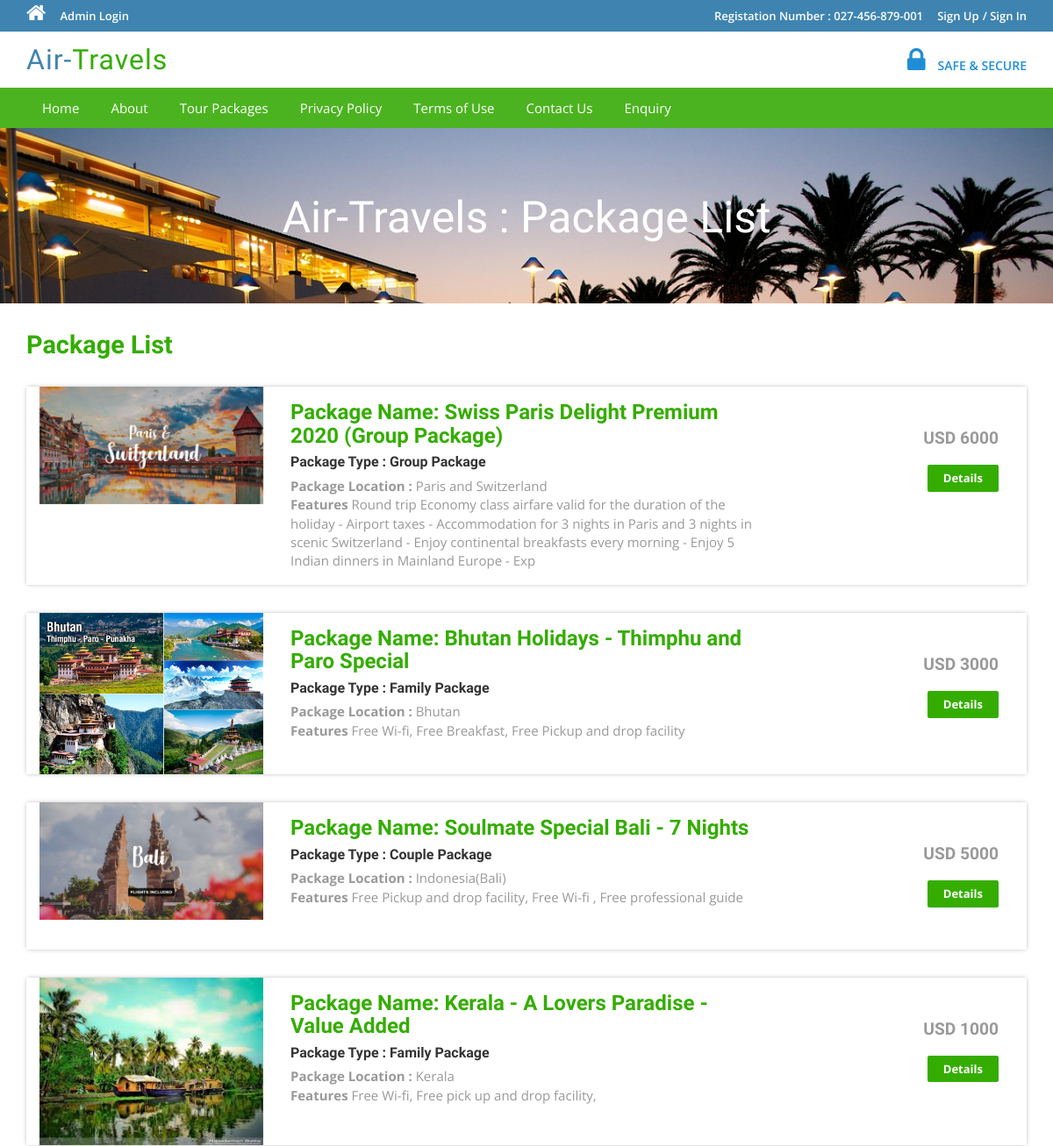
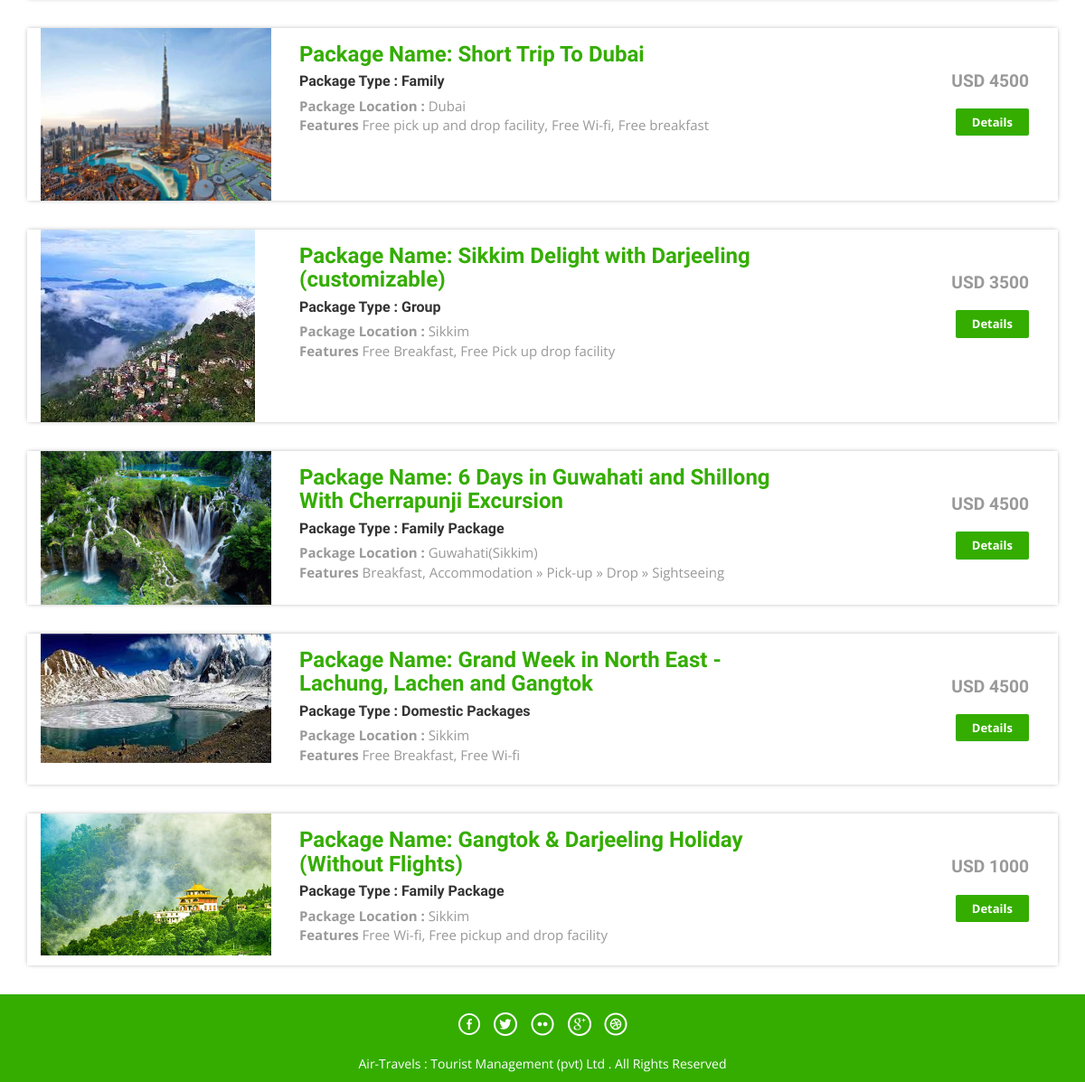
The app's page /package-list.php with its own data (2 pictures, top to bottom).
### tables this page shows
CREATE TABLE `tbltourpackages` (
  `PackageId` int(11) NOT NULL,
  `PackageName` varchar(200) DEFAULT NULL,
  `PackageType` varchar(150) DEFAULT NULL,
  `PackageLocation` varchar(100) DEFAULT NULL,
  `PackagePrice` int(11) DEFAULT NULL,
  `PackageFetures` varchar(255) DEFAULT NULL,
  `PackageDetails` mediumtext DEFAULT NULL,
  `PackageImage` varchar(100) DEFAULT NULL,
  `Creationdate` timestamp NULL DEFAULT current_timestamp(),
  `UpdationDate` timestamp NULL DEFAULT NULL ON UPDATE current_timestamp()
);

### package-list.php (the view, shortened to what this page needs)
<?php
include('includes/config.php');
?>
<!DOCTYPE HTML>
<html>
<head>
<link href="css/bootstrap.css" rel='stylesheet' type='text/css' />
<link href="css/style.css" rel='stylesheet' type='text/css' />
<link href="css/font-awesome.css" rel="stylesheet">
<link href="css/animate.css" rel="stylesheet" type="text/css" media="all">
</head>
<body>
<?php include('includes/header.php');?>
<div class="banner-3">
	<div class="container">
		<h1 class="wow zoomIn animated animated" data-wow-delay=".5s" style="visibility: visible; animation-delay: 0.5s; animation-name: zoomIn;"> Air-Travels : Package List</h1>
	</div>
</div>
<div class="rooms">
	<div class="container">
		<div class="room-bottom">
			<h3>Package List</h3>
<?php $sql = "SELECT * from tbltourpackages";
$query = $dbh->prepare($sql);
$query->execute();
$results=$query->fetchAll(PDO::FETCH_OBJ);
if($query->rowCount() > 0)
{
foreach($results as $result)
{	?>
			<div class="rom-btm">
				<div class="col-md-3 room-left wow fadeInLeft animated" data-wow-delay=".5s">
					<img src="admin/pacakgeimages/<?php echo htmlentities($result->PackageImage);?>" class="img-responsive" alt="">
				</div>
				<div class="col-md-6 room-midle wow fadeInUp animated" data-wow-delay=".5s">
					<h4>Package Name: <?php echo htmlentities($result->PackageName);?></h4>
					<h6>Package Type : <?php echo htmlentities($result->PackageType);?></h6>
					<p><b>Package Location :</b> <?php echo htmlentities($result->PackageLocation);?></p>
					<p><b>Features</b> <?php echo htmlentities($result->PackageFetures);?></p>
				</div>
				<div class="col-md-3 room-right wow fadeInRight animated" data-wow-delay=".5s">
					<h5>USD <?php echo htmlentities($result->PackagePrice);?></h5>
					<a href="package-details.php?pkgid=<?php echo htmlentities($result->PackageId);?>" class="view">Details</a>
				</div>
				<div class="clearfix"></div>
			</div>
<?php }} ?>
		</div>
	</div>
</div>
<?php include('includes/footer.php');?>
</body>
</html>

### includes/header.php (shortened to what this page needs)
<?php if($_SESSION['login'])
{?>
<div class="top-header">
	<div class="container">
		<ul class="tp-hd-lft wow fadeInLeft animated" data-wow-delay=".5s">
			<li class="hm"><a href="index.html"><i class="fa fa-home"></i></a></li>
			<li class="prnt"><a href="profile.php">My Profile</a></li>
				<li class="prnt"><a href="change-password.php">Change Password</a></li>
			<li class="prnt"><a href="tour-history.php">My Tour History</a></li>
			<li class="prnt"><a href="issuetickets.php">Raised Tickets</a></li>
		</ul>
		<ul class="tp-hd-rgt wow fadeInRight animated" data-wow-delay=".5s">
			<li class="tol">Welcome :</li>
			<li class="sig"><?php echo htmlentities($_SESSION['login']);?></li>
			<li class="sigi"><a href="logout.php" >/ Logout</a></li>
        </ul>
		<div class="clearfix"></div>
	</div>
</div><?php } else {?>
<div class="top-header">
	<div class="container">
		<ul class="tp-hd-lft wow fadeInLeft animated" data-wow-delay=".5s">
			<li class="hm"><a href="index.php"><i class="fa fa-home"></i></a></li>
				<li class="hm"><a href="admin/index.php">Admin Login</a></li>
		</ul>
		<ul class="tp-hd-rgt wow fadeInRight animated" data-wow-delay=".5s">
			<li class="tol">Registation Number : 027-456-879-001</li>
			<li class="sig"><a href="#" data-toggle="modal" data-target="#myModal" >Sign Up</a></li>
			<li class="sigi"><a href="#" data-toggle="modal" data-target="#myModal4" >/ Sign In</a></li>
        </ul>
		<div class="clearfix"></div>
	</div>
</div>
<?php }?>
<div class="header">
	<div class="container">
		<div class="logo wow fadeInDown animated" data-wow-delay=".5s">
			<a href="index.php"> Air-<span>Travels</span></a>
		</div>
		<div class="lock fadeInDown animated" data-wow-delay=".5s">
			<li><i class="fa fa-lock"></i></li>
            <li><div class="securetxt">SAFE &amp; SECURE </div></li>
		</div>
		<div class="clearfix"></div>
	</div>
</div>
<div class="footer-btm wow fadeInLeft animated" data-wow-delay=".5s">
	<div class="container">
	<div class="navigation">
			<nav class="navbar navbar-default">
				<div class="collapse navbar-collapse nav-wil" id="bs-example-navbar-collapse-1">
					<nav class="cl-effect-1">
						<ul class="nav navbar-nav">
							<li><a href="index.php">Home</a></li>
							<li><a href="page.php?type=aboutus">About</a></li>
								<li><a href="package-list.php">Tour Packages</a></li>
								<li><a href="page.php?type=Privacy">Privacy Policy</a></li>
								<li><a href="page.php?type=Terms">Terms of Use</a></li>
								<li><a href="page.php?type=Contact">Contact Us</a></li>
								<?php if($_SESSION['login'])
{?>
								<li>Need Help?<a href="#" data-toggle="modal" data-target="#myModal3"> / Write Us </a>  </li>
								<?php } else { ?>
								<li><a href="enquiry.php"> Enquiry </a>  </li>
								<?php } ?>
								<div class="clearfix"></div>
						</ul>
					</nav>
				</div>
			</nav>
		</div>
	</div>
</div>

### includes/footer.php
<div class="copy-right">
	<div class="container">
		<div class="footer-social-icons wow fadeInDown animated animated" data-wow-delay=".5s" style="visibility: visible; animation-delay: 0.5s; animation-name: fadeInDown;">
			<ul>
				<li><a class="facebook" href="#"><span>Facebook</span></a></li>
				<li><a class="twitter" href="#"><span>Twitter</span></a></li>
				<li><a class="flickr" href="#"><span>Flickr</span></a></li>
				<li><a class="googleplus" href="#"><span>Google+</span></a></li>
				<li><a class="dribbble" href="#"><span>Dribbble</span></a></li>
			</ul>
		</div>
		<p class="wow zoomIn animated animated" data-wow-delay=".5s" style="visibility: visible; animation-delay: 0.5s; animation-name: zoomIn;"> Air-Travels : Tourist Management (pvt) Ltd . All Rights Reserved </p>
	</div>
</div>

### css/style.css (style rules this page uses)
html, body { font-size: 100%; background: #fff; font-family: 'Open Sans', sans-serif; }
body a,.grid_1,plan_1,plan_1.one,plan_1.two,i.icon1, i.icon2, i.icon3, i.icon4, i.icon5, i.icon6 { transition:0.5s all; -webkit-transition:0.5s all; -moz-transition:0.5s all; -o-transition:0.5s all; -ms-transition:0.5s all; }
h1,h2,h3,h4,h5,h6 { margin:0; font-family: 'Roboto Condensed', sans-serif; }
p { margin:0; }
ul { margin:0; padding:0; }
.logo a { color: #3F84B1; letter-spacing: 1px; font-size: 2em; font-weight: 400; display: block; text-decoration: none; font-family: 'Oswald', sans-serif; }
.logo span { color:#34ad00; }
i.fa.fa-home { font-size: 24px; }
.top-header { background-color: #3F84B1; border-bottom: 0 none; height: 36px; line-height: 35px; }
ul.tp-hd-lft { float: left; }
ul.tp-hd-lft li { display: inline-block; }
li.hm,li.prnt { margin-right: 12px; }
ul.tp-hd-lft a { font-size: 13px; font-weight: 600; color:#fff; }
ul.tp-hd-rgt { float:right; }
ul.tp-hd-rgt li { display: inline-block; font-size: 13px; font-weight: 600; color:#fff; }
ul.tp-hd-rgt a { font-size: 13px; font-weight: 600; color:#fff; }
li.ned,li.wrt,li.tol { margin-right: 12px; }
.header { background-color: #fff; margin: 0; padding: 10px 0 8px; }
.logo a { display: block; }
.logo { float: left; margin-right: 60px; }
.lock { float: right; margin-top: 7px; }
.securetxt { color: #1f8dd6; line-height: 18px; margin-top: 0px; font-size: 14px; font-weight:600; }
.lock li { display: inline-block; }
i.fa.fa-lock { color:#1f8dd6; font-size: 2em; padding-right: 10px; }
.footer-btm li { display: inline-block; margin: 0 10px; font-size: 14px; color: #fff; }
.footer-btm li a { font-size: 15px; color: #fff; display: inline-block; padding: 5px 8px; }
.footer-btm { background:#4CB320; padding: 0.5em 0; text-align:center; }
.copy-right p { color:#fff; font-size:14px; line-height: 1.8em; }
.copy-right { background:#34ad00; text-align: center; padding: 0.5em 0; }
a.view { padding: 6px 18px; font-weight: 700; color: #fff; background-color: #34ad00; border: 0; font-size: 13px; border-radius: 2px; -webkit-transition: all .2s; -moz-transition: all .2s; transition: all .2s; margin-top: 20px; display: inline-block; }
.banner-3 { background: url(../images/6.jpg)no-repeat; background-size: cover; -webkit-background-size: cover; -o-background-size: cover; -ms-background-size: cover; -moz-background-size: cover; min-height:200px; }
.banner-3 h1 { font-size: 50px; margin-bottom: 40px; padding: 1.5em 0 0; text-align: center; color: #fff; }
.rom-btm { margin-top: 2em; box-shadow: 0px 0px 5px -1px rgba(0, 0, 0, 0.37); }
.room-bottom h3 { font-size: 1.8em; font-weight: 700; color: #34ad00; }
.room-bottom { padding: 2em 0; }
.rom-btm h4 { font-size: 1.5em; font-weight: 700; color: #34ad00; }
.rom-btm p { font-size: 15px; color: #999; }
.rom-btm h6 { font-size: 1em; font-weight: 700; margin: 0.5em 0; }
.room-right { text-align: right; padding: 3em 2em; }
.room-midle { padding: 1em; }
.rom-btm h5 { font-size: 1.2em; font-weight: 700; color: #999; }
.footer-social-icons ul li { display:inline-block; margin:0 0.2em; }
.footer-social-icons ul li a { width:30px; height:30px; background:url('../images/img-sprite.png') no-repeat 0px 0px; display:inline-block; position: relative; }
.footer-social-icons ul li a.facebook { background-position:0px 0px; }
.footer-social-icons ul li a.twitter { background-position:-30px 0px; }
.footer-social-icons ul li a.flickr { background-position:-60px 0px; }
.footer-social-icons ul li a.googleplus { background-position:-90px 0px; }
.footer-social-icons ul li a.dribbble { background-position:-120px 0px; }
.footer-social-icons { margin: 10px 0 10px; }
.navbar-default { background-color: #4CB320 !important; border-color: #4CB320 !important; }
.navbar { min-height: 0px !important; margin-bottom:0px !important; border-radius:0px !important; border: none !important; }
ul.nav.navbar-nav li a { font-size: 15px ; color: #fff; display: inline-block; padding: 5px 8px; }
.navbar-collapse { padding-right: 0px !important; padding-left: 0px !important; }

### records on screen
tbltourpackages: PackageImage (picture), PackageName "Swiss Paris Delight Premium 2020 (Group Package)", PackageType "Group Package", PackageLocation "Paris and Switzerland", PackageFetures "Round trip Economy class airfare valid for the duration of the holiday - Airport taxes - Accommodation for 3 nights in Paris and 3 nights in scenic Switzerland - Enjoy continental breakfasts every morning - Enjoy 5 Indian dinners in Mainland Europe - Exp", PackagePrice "6000"
tbltourpackages: PackageImage (picture), PackageName "Bhutan Holidays - Thimphu and Paro Special", PackageType "Family Package", PackageLocation "Bhutan", PackageFetures "Free Wi-fi, Free Breakfast, Free Pickup and drop facility", PackagePrice "3000"
tbltourpackages: PackageImage (picture), PackageName "Soulmate Special Bali - 7 Nights", PackageType "Couple Package", PackageLocation "Indonesia(Bali)", PackageFetures "Free Pickup and drop facility, Free Wi-fi , Free professional guide", PackagePrice "5000"
tbltourpackages: PackageImage (picture), PackageName "Kerala - A Lovers Paradise - Value Added", PackageType "Family Package", PackageLocation "Kerala", PackageFetures "Free Wi-fi, Free pick up and drop facility,", PackagePrice "1000"
tbltourpackages: PackageImage (picture), PackageName "Short Trip To Dubai", PackageType "Family", PackageLocation "Dubai", PackageFetures "Free pick up and drop facility, Free Wi-fi, Free breakfast", PackagePrice "4500"
tbltourpackages: PackageImage (picture), PackageName "Sikkim Delight with Darjeeling (customizable)", PackageType "Group", PackageLocation "Sikkim", PackageFetures "Free Breakfast, Free Pick up drop facility", PackagePrice "3500"
tbltourpackages: PackageImage (picture), PackageName "6 Days in Guwahati and Shillong With Cherrapunji Excursion", PackageType "Family Package", PackageLocation "Guwahati(Sikkim)", PackageFetures "Breakfast, Accommodation » Pick-up » Drop » Sightseeing", PackagePrice "4500"
tbltourpackages: PackageImage (picture), PackageName "Grand Week in North East - Lachung, Lachen and Gangtok", PackageType "Domestic Packages", PackageLocation "Sikkim", PackageFetures "Free Breakfast, Free Wi-fi", PackagePrice "4500"
tbltourpackages: PackageImage (picture), PackageName "Gangtok & Darjeeling Holiday (Without Flights)", PackageType "Family Package", PackageLocation "Sikkim", PackageFetures "Free Wi-fi, Free pickup and drop facility", PackagePrice "1000"
